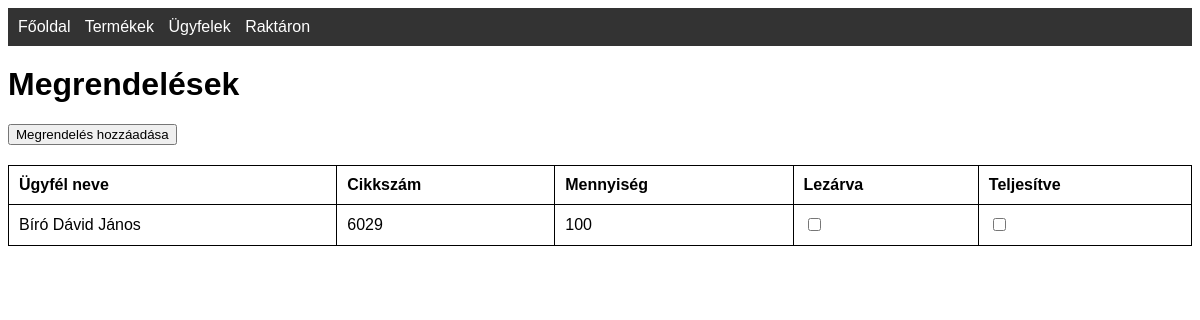
The page /orders on the database as committed earlier.
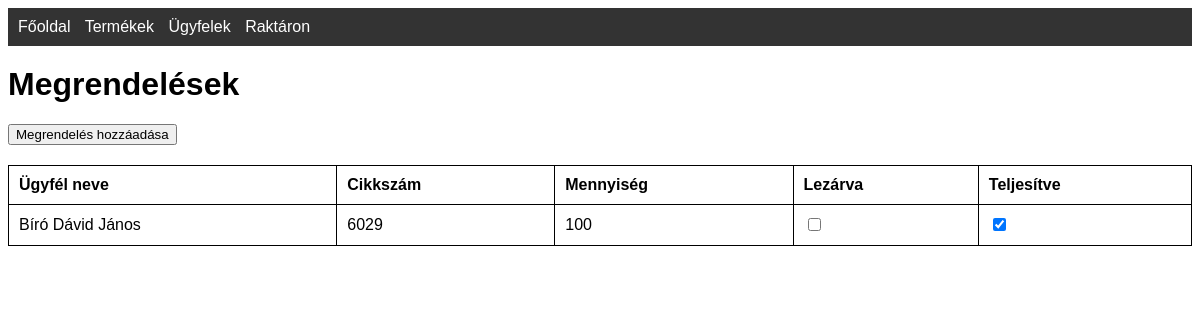
The same page on the database as committed later.
### tables this page shows
CREATE TABLE "orders" (
            id INTEGER PRIMARY KEY,
            customer_id INTEGER,
            cikkszam TEXT,
            mennyiseg INTEGER,
            lezarva INTEGER DEFAULT 0,
            teljesitve INTEGER DEFAULT 0,
            FOREIGN KEY(customer_id) REFERENCES customers(id),
            FOREIGN KEY(cikkszam) REFERENCES products(cikkszam)
        );

CREATE TABLE customers (
                    id INTEGER PRIMARY KEY,
                    nev TEXT,
                    iranyitoszam TEXT,
                    varos TEXT,
                    utca TEXT,
                    hazszam TEXT,
                    email TEXT);

### app.py (the view)
@app.route('/orders')
def orders():
    conn = get_db_connection()
    orders = conn.execute('''
        SELECT
            orders.id,
            customers.nev,
            orders.cikkszam,
            orders.mennyiseg,
            orders.lezarva,
            orders.teljesitve
        FROM orders
        JOIN customers ON orders.customer_id = customers.id
    ''').fetchall()
    conn.close()
    return render_template('orders.html', orders=orders)

### app.py (called while the page is built)
def get_db_connection():
    conn = sqlite3.connect('database.db')
    conn.row_factory = sqlite3.Row
    return conn

### templates/orders.html (shortened to what this page needs)
<!DOCTYPE html>
<html lang="hu">
<head>
    <link rel="stylesheet" href="{{ url_for('static', filename='css/style.css') }}">
</head>
<body>
    <nav>
        <a href="{{ url_for('index') }}">Főoldal</a>
        <a href="{{ url_for('products') }}">Termékek</a>
        <a href="{{ url_for('customers') }}">Ügyfelek</a>
        <a href="{{ url_for('stock') }}">Raktáron</a>
    </nav>
    <h1>Megrendelések</h1>
    <a href="{{ url_for('add_order') }}">
        <button>Megrendelés hozzáadása</button>
    </a>
    <table>
        <thead>
            <tr>
                <th>Ügyfél neve</th>
                <th>Cikkszám</th>
                <th>Mennyiség</th>
                <th>Lezárva</th>
                <th>Teljesítve</th>
            </tr>
        </thead>
        <tbody>
            {% for order in orders %}
            <tr>
                <td>{{ order.nev }}</td>
                <td>{{ order.cikkszam }}</td>
                <td>{{ order.mennyiseg }}</td>
                <td>
                    <form action="{{ url_for('update_order_status', order_id=order.id) }}" method="POST">
                        <input type="checkbox" name="lezarva" {% if order.lezarva %}checked{% endif %} onchange="this.form.submit()">
                    </form>
                </td>
                <td>
                    <form action="{{ url_for('update_order_status', order_id=order.id) }}" method="POST">
                        <input type="checkbox" name="teljesitve" {% if order.teljesitve %}checked{% endif %} onchange="this.form.submit()">
                    </form>
                </td>
            </tr>
            {% endfor %}
        </tbody>
    </table>
</body>
</html>

### static/css/style.css (style rules this page uses)
body { font-family: Arial, sans-serif; }
nav { background-color: #333; padding: 10px; }
nav a { color: white; margin-right: 10px; text-decoration: none; }
table { width: 100%; border-collapse: collapse; margin-top: 20px; }
table, th, td { border: 1px solid black; }
th, td { padding: 10px; text-align: left; }
h1 { margin-top: 20px; }

Rows that differ between the two databases and show on the page:
changed orders "Bíró Dávid János": teljesitve "☐" → "☑"
